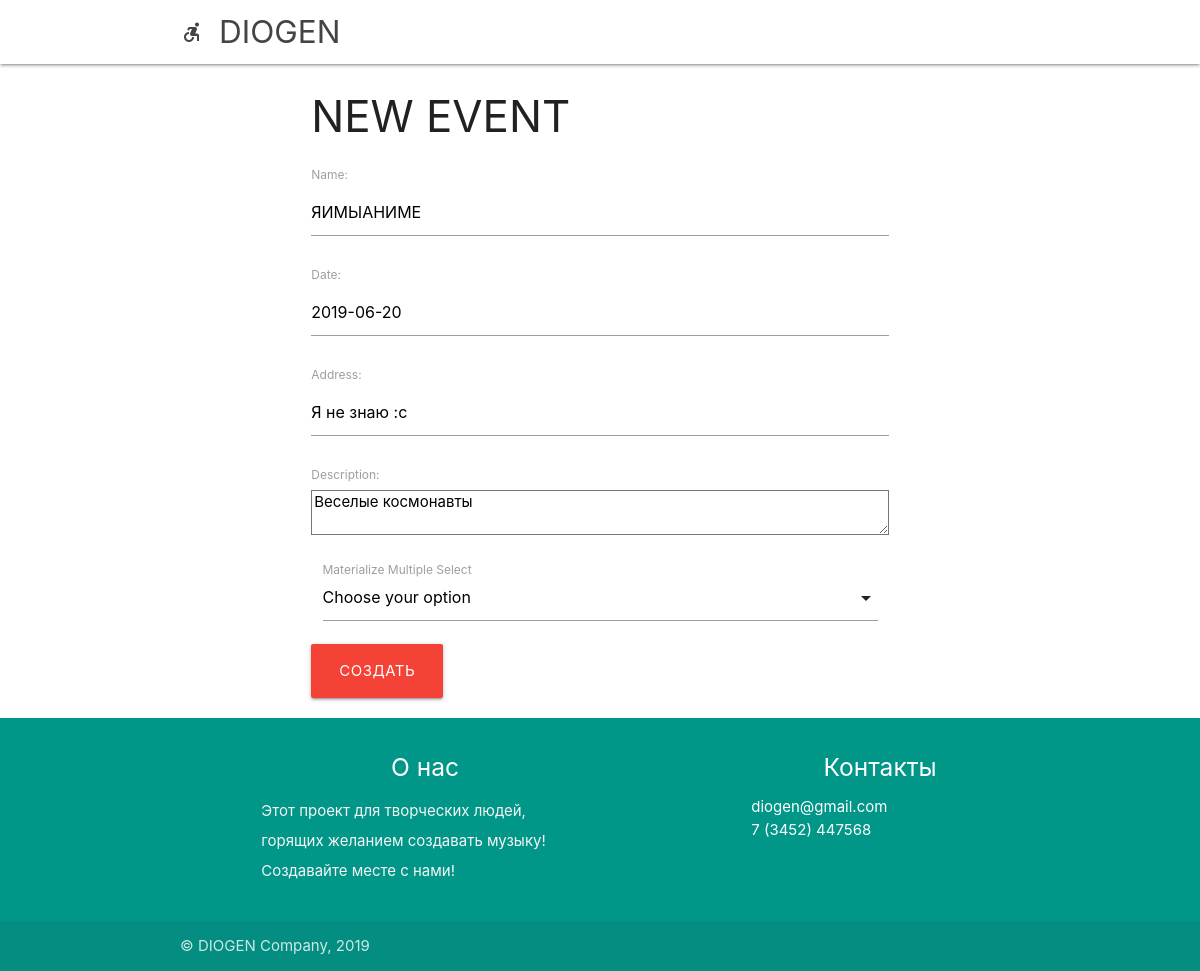
The page /myevents/upd/1/ on the database its author committed.
### userApp/models.py (models this page shows, shortened)
class EventProfile(models.Model):
    name = models.CharField(max_length=100,default='', blank=False)
    address = models.CharField(max_length=100,default='', blank=False)
    date = models.CharField(max_length=100, default='', blank=False)
    description = models.TextField(default='',blank=True)
    company = models.ForeignKey(PersonProfile, on_delete=models.CASCADE, blank=False)

### userApp/views.py (the view, shortened to what this page needs)
# urls.py: path('myevents/upd/<int:pk>/', views.EventUpdate.as_view(), name='EventUpdate'),
class EventUpdate(UpdateView):
    model = EventProfile
    template_name = 'userApp/updateevent.html'
    fields = ['name','date','address','description']
    def get_context_data(self, **kwargs):
        context = super(EventUpdate, self).get_context_data(**kwargs)
        context['events'] = [self.object][0]
        musicians = PersonProfile.objects.filter(~Q(nickname='')).filter(~Q(pk__in=[i.user.pk for i in AcceptedEvent.objects.filter(Q(event=self.object) & Q(user__isnull=False))]))
        groups = GroupProfile.objects.filter(~Q(pk__in=[i.group.pk for i in AcceptedEvent.objects.filter(Q(event=self.object) & Q(group__isnull=False))]))
        context['musicians'] =  musicians
        context['groups'] = groups
        return context

### userApp/templates/userApp/updateevent.html (shortened to what this page needs)
{% extends "mainPage/wrapper.html" %}
{% load static %}
{% block page %}
    <div class="row">
        <div class="col s3 m3 l3"></div>
        <div class="col s6 m6 l6">
                <h3>NEW EVENT</h3>
                <form id="updthis" method="post">{% csrf_token %}
                    {{ form.as_p }}
                <div class="input-field col s12">
                    <label>Materialize Multiple Select</label>
                </div>
                <button type="submit" class='btn-large red' >Создать</button>
                </div>
        </div>
        </div>
{% endblock %}

### userApp/static/css/style.css (style rules this page uses)
p { line-height: 2rem; }

### rows shown on the page
EventProfile: name "ЯИМЫАНИМЕ", date "2019-06-20", address "Я не знаю :с", description "Веселые космонавты"
